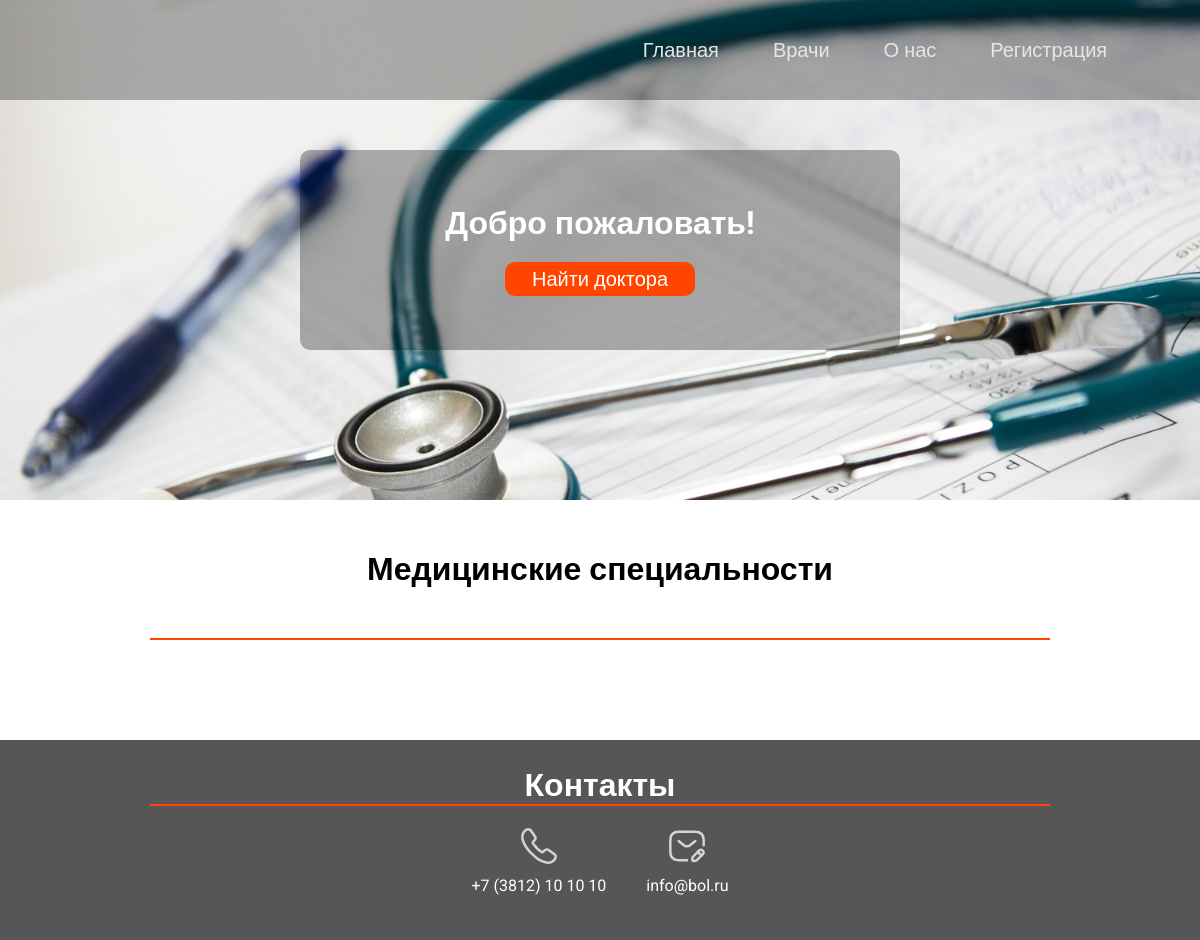
/, run on an earlier commit of the app's database.
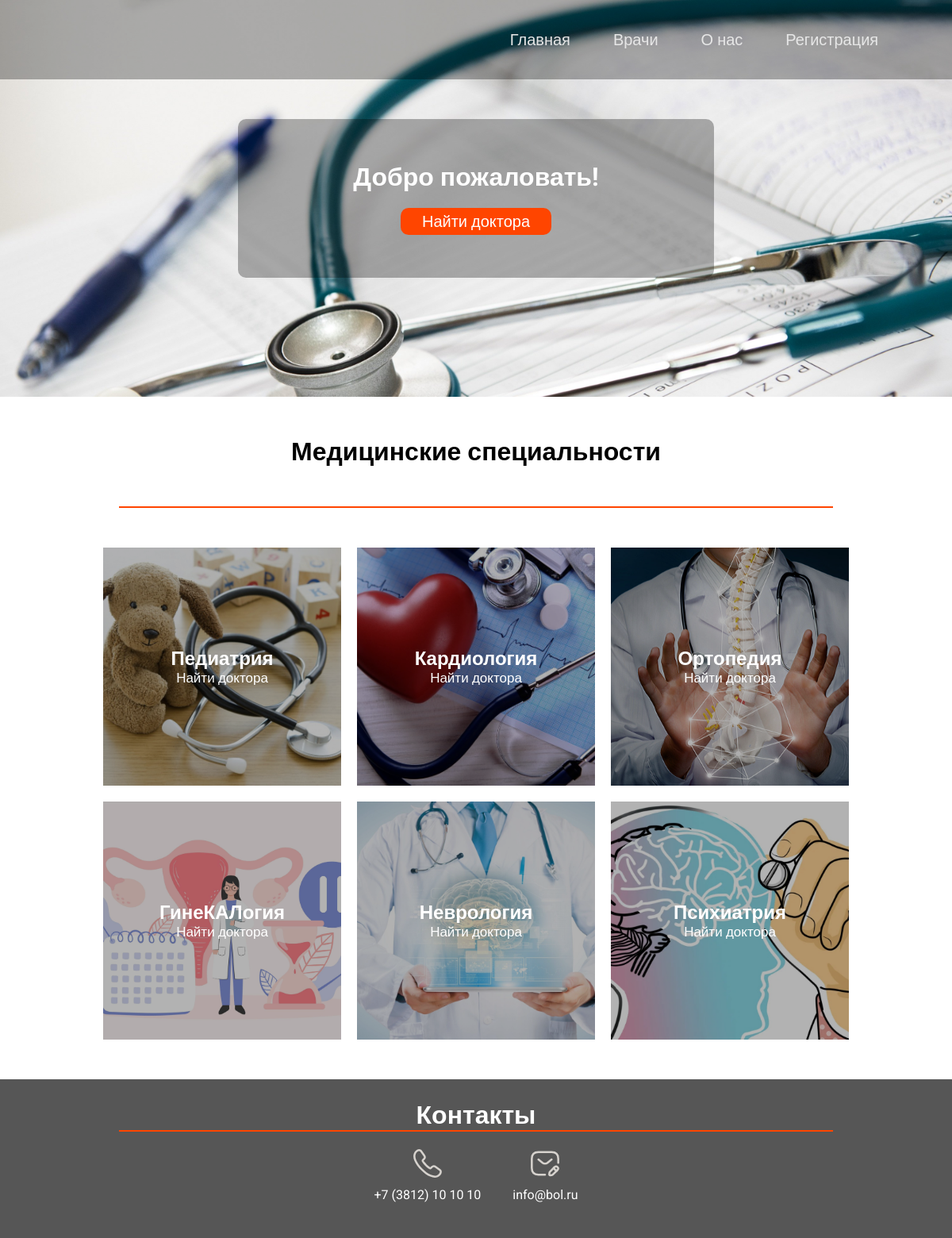
And on a later commit of the database.
### tables this page shows
CREATE TABLE `specialties` (
  `id` int NOT NULL,
  `name` varchar(255) NOT NULL,
  `img` varchar(255) NOT NULL
);

### index.php (the view, shortened to what this page needs)
<?php
include "components/header.php";
?>
<main>
<div class="board">
    <div class="find">
        <h1>Добро пожаловать!</h1>
        <a href="doctors.php">Найти доктора</a>
    </div>
</div>
<h1>Медицинские специальности</h1>
<div class="line"></div>
<div class="specialties">
    <?php
    $specialties = $core->query("SELECT * FROM `specialties`");
    while($specialt = $specialties->fetch_assoc()){
        ?>
            <form action="components/user/filter.php" name="filter" method="post" class="specialt" style="background-image: url(/img/specialties/<?= $specialt['img']?>)">
                <div class="spec">
                    <p><?= $specialt['name']?></p>
                    <button name="search">Найти доктора</button>
                </div>
            </form>
        <?php
    }
    ?>
</div>
</main>
<?php
include "components/footer.php";
?>

What changed in the data, as far as the page shows it:
added specialties: img (picture), name "Педиатрия"
added specialties: img (picture), name "Кардиология"
added specialties: img (picture), name "Ортопедия"
added specialties: img (picture), name "ГинеКАЛогия"
added specialties: img (picture), name "Неврология"
added specialties: img (picture), name "Психиатрия"
